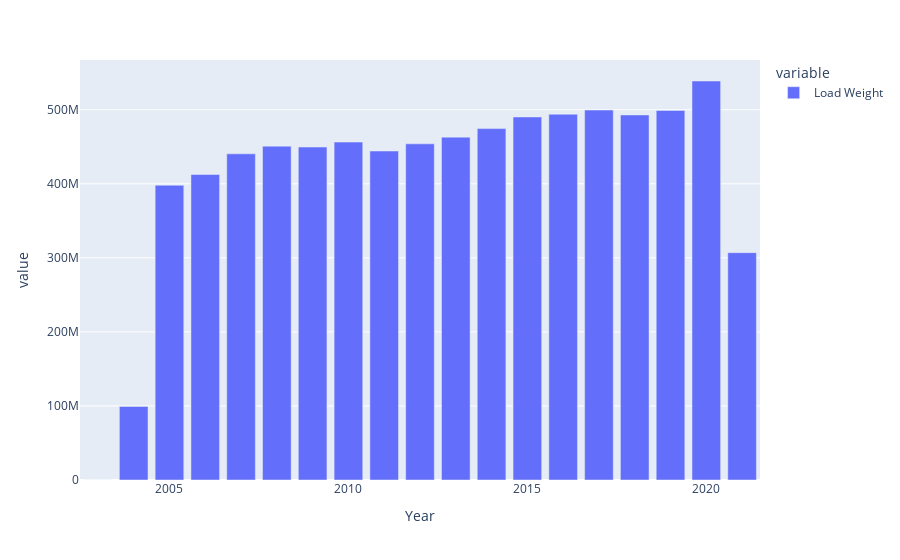

The notebook cell this image was saved under:
### Code cell
data= waste_aust.groupby(waste_aust['Year'])[['Load Weight']].sum()
fig = px.bar(waste_aust.groupby(waste_aust['Year'])[['Load Weight']].sum())
fig.show()

### Figure 1 — Plotly figure (JSON) as saved in the notebook; plotly's stock layout.template omitted (floating-point values rounded to 4 significant figures)
{"data": [{"alignmentgroup": "True", "hovertemplate": "variable=Load Weight<br>Year=%{x}<br>value=%{y}<extra></extra>", "legendgroup": "Load Weight", "marker": {"color": "#636efa"}, "name": "Load Weight", "offsetgroup": "Load Weight", "orientation": "v", "showlegend": true, "textposition": "auto", "type": "bar", "x": [2003, 2004, 2005, 2006, 2007, 2008, 2009, 2010, 2011, 2012, 2013, 2014, 2015, 2016, 2017, 2018, 2019, 2020, 2021], "xaxis": "x", "y": [20170, 99346378, 398012575, 412515747, 440441272, 450824745, 449602114, 456267167, 444258447, 453948497, 463013696, 474508545, 490251666, 493954055, 499560903, 492978536, 499006818, 538809275, 307000000.0], "yaxis": "y"}], "layout": {"barmode": "relative", "legend": {"title": {"text": "variable"}, "tracegroupgap": 0}, "margin": {"t": 60}, "xaxis": {"anchor": "y", "domain": [0, 1], "title": {"text": "Year"}}, "yaxis": {"anchor": "x", "domain": [0, 1], "title": {"text": "value"}}}}
